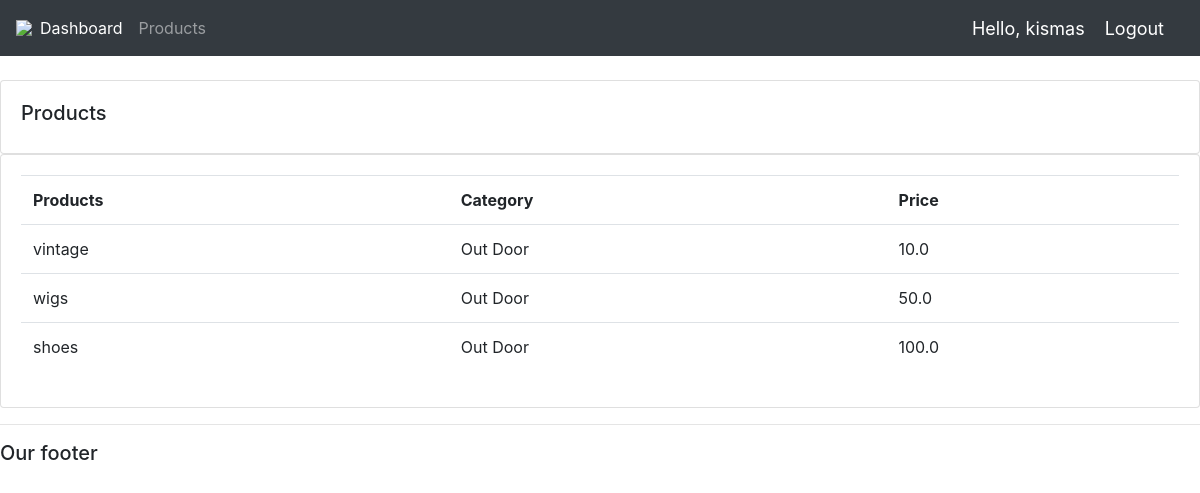
/products (signed in), run on the app's committed database.
### khamy_app/models.py (models this page shows, shortened)
class Product(models.Model):
    CATEGORY = (
        ('Indoor', 'Indoor'),
        ('Out Door', 'Out Door'),
    )
    name = models.CharField(max_length=200, null=True)
    price = models.FloatField(null=True)
    category = models.CharField(max_length=200, null=True, choices=CATEGORY)
    description = models.CharField(max_length=200, null=True, blank=True)
    date_created =  models.DateTimeField(max_length=200, null=True)
    tags = models.ManyToManyField(Tag)

### khamy_app/decorators.py (the view)
        def wrapper_func(request, *args, **kwargs):
            group = None
            if request.user.groups.exists():
                group = request.user.groups.all()[0].name
            if group in allowed_roles:
                return view_func(request, *args, **kwargs)
            else:
                return HttpResponse('You are not authorized to view this page.')

### khamy_app/views.py (called while the page is built)
@login_required(login_url='login')
@allowed_users(allowed_roles=['admin'])
def products(request):
    products = Product.objects.all() #querying our database from product model
    return render(request, 'khamy_temp/products.html', {'products': products})

### khamy_app/templates/khamy_temp/products.html
{% extends 'khamy_temp/main.html' %}
{% block content %}
        <br>
        <div class="row">
            <div class="col-md">
                <div class="card card-body">
                    <h5>Products</h5>
                </div>
                <div class="card card-body">
                    <table class="table">
                        <tr>
                            <th>Products</th>
                            <th>Category</th>
                            <th>Price</th>
                        </tr>
                        {% for i in products %}
                            <tr>
                                <td>{{i.name}}</td>
                                <td>{{i.category}}</td>
                                <td>{{i.price}}</td>
                            </tr>
                        {% endfor %}
                    </table>
                </div>
            </div>
        </div>
{% endblock content %}

### khamy_app/templates/khamy_temp/navbar.html (shortened to what this page needs)
{% load static %}
<nav class="navbar navbar-expand-lg navbar-dark bg-dark">
    <img src="{% static 'images/logo.png' %}">
    <div class="collapse navbar-collapse" id="navbarNavAltMarkup">
      {% if request.user.is_staff %}
      <div class="navbar-nav">
        <a class="nav-item nav-link active" href="{% url 'home' %}">Dashboard</a>
        <a class="nav-item nav-link" href="{% url 'products' %}">Products</a>
      </div>
      {% else %}
      <div class="nav-item">
        <a class="nav-link" href="{% url 'khamy_temp' %}">Settings</a>
      </div>
      {% endif %}
    </div>
    <span class="hello-msg">Hello, {{request.user}}</span>
    <span><a class="hello-msg" href="{% url 'logout' %}">Logout</a></span>
  </nav>

### static/css/main.css (style rules this page uses)
body { background-color: #ebeff5; }

### khamy_app/templates/khamy_temp/navbar.html (style rules this page uses)
.hello-msg { font-size: 18px; color: #fff; margin-right: 20px; }

### data on the page
Product: name "vintage", category "Out Door", price "10.0"
Product: name "wigs", category "Out Door", price "50.0"
Product: name "shoes", category "Out Door", price "100.0"

### other printed values
{{ request.user }} "kismas"
